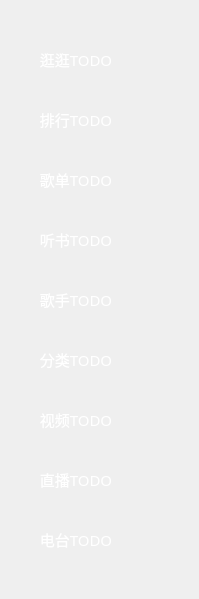
   <widget class="QWidget" name="tb_Find">
    <attribute name="title">
     <string>发现</string>
    </attribute>
    <widget class="QWidget" name="widget_2" native="true">
     <property name="geometry">
      <rect>
       <x>10</x>
       <y>10</y>
       <width>180</width>
       <height>580</height>
      </rect>
     </property>
     <property name="minimumSize">
      <size>
       <width>180</width>
       <height>580</height>
      </size>
     </property>
     <property name="maximumSize">
      <size>
       <width>180</width>
       <height>580</height>
      </size>
     </property>
     <property name="font">
      <font>
       <family>微软雅黑</family>
       <pointsize>11</pointsize>
      </font>
     </property>
     <property name="styleSheet">
      <string notr="true">background-image: url(:/lib/timg (1).jpg);</string>
     </property>
     <widget class="QPushButton" name="pb_shiting">
      <property name="geometry">
       <rect>
        <x>11</x>
        <y>34</y>
        <width>110</width>
        <height>30</height>
       </rect>
      </property>
      <property name="minimumSize">
       <size>
        <width>110</width>
        <height>30</height>
       </size>
      </property>
      <property name="maximumSize">
       <size>
        <width>110</width>
        <height>30</height>
       </size>
      </property>
      <property name="font">
       <font>
        <family>微软雅黑</family>
        <pointsize>11</pointsize>
       </font>
      </property>
      <property name="styleSheet">
       <string notr="true">color: rgb(255, 255, 255);</string>
      </property>
      <property name="text">
       <string>逛逛TODO</string>
      </property>
      <property name="icon">
       <iconset resource="resource.qrc">
        <normaloff>:/lib/gedan_1.png</normaloff>:/lib/gedan_1.png</iconset>
      </property>
      <property name="flat">
       <bool>true</bool>
      </property>
     </widget>
     <widget class="QPushButton" name="pb_PaiHang">
      <property name="geometry">
       <rect>
        <x>11</x>
        <y>94</y>
        <width>110</width>
        <height>30</height>
       </rect>
      </property>
      <property name="minimumSize">
       <size>
        <width>110</width>
        <height>30</height>
       </size>
      </property>
      <property name="maximumSize">
       <size>
        <width>110</width>
        <height>30</height>
       </size>
      </property>
      <property name="font">
       <font>
        <family>微软雅黑</family>
        <pointsize>11</pointsize>
       </font>
      </property>
      <property name="styleSheet">
       <string notr="true">color: rgb(255, 255, 255);</string>
      </property>
      <property name="text">
       <string>排行TODO</string>
      </property>
      <property name="icon">
       <iconset resource="resource.qrc">
        <normaloff>:/lib/paihangbang.png</normaloff>:/lib/paihangbang.png</iconset>
      </property>
      <property name="flat">
       <bool>true</bool>
      </property>
     </widget>
     <widget class="QPushButton" name="pushButton_2">
      <property name="geometry">
       <rect>
        <x>11</x>
        <y>154</y>
        <width>110</width>
        <height>30</height>
       </rect>
      </property>
      <property name="minimumSize">
       <size>
        <width>110</width>
        <height>30</height>
       </size>
      </property>
      <property name="maximumSize">
       <size>
        <width>110</width>
        <height>30</height>
       </size>
      </property>
      <property name="font">
       <font>
        <family>微软雅黑</family>
        <pointsize>11</pointsize>
       </font>
      </property>
      <property name="styleSheet">
       <string notr="true">color: rgb(255, 255, 255);</string>
      </property>
      <property name="text">
       <string>歌单TODO</string>
      </property>
      <property name="flat">
       <bool>true</bool>
      </property>
     </widget>
     <widget class="QPushButton" name="pushButton_3">
      <property name="geometry">
       <rect>
        <x>11</x>
        <y>214</y>
        <width>110</width>
        <height>30</height>
       </rect>
      </property>
      <property name="minimumSize">
       <size>
        <width>110</width>
        <height>30</height>
       </size>
      </property>
      <property name="maximumSize">
       <size>
        <width>110</width>
        <height>30</height>
       </size>
      </property>
      <property name="font">
       <font>
        <family>微软雅黑</family>
        <pointsize>11</pointsize>
       </font>
      </property>
      <property name="styleSheet">
       <string notr="true">color: rgb(255, 255, 255);</string>
      </property>
      <property name="text">
       <string>听书TODO</string>
      </property>
      <property name="flat">
       <bool>true</bool>
      </property>
     </widget>
     <widget class="QPushButton" name="pushButton_4">
      <property name="geometry">
       <rect>
        <x>11</x>
        <y>274</y>
        <width>110</width>
        <height>30</height>
       </rect>
      </property>
      <property name="minimumSize">
       <size>
        <width>110</width>
        <height>30</height>
       </size>
      </property>
      <property name="maximumSize">
       <size>
        <width>110</width>
        <height>30</height>
       </size>
      </property>
      <property name="font">
       <font>
        <family>微软雅黑</family>
        <pointsize>11</pointsize>
       </font>
      </property>
      <property name="styleSheet">
       <string notr="true">color: rgb(255, 255, 255);</string>
      </property>
      <property name="text">
       <string>歌手TODO</string>
      </property>
      <property name="flat">
       <bool>true</bool>
      </property>
     </widget>
     <widget class="QPushButton" name="pushButton_5">
      <property name="geometry">
       <rect>
        <x>11</x>
        <y>334</y>
        <width>110</width>
        <height>30</height>
       </rect>
      </property>
      <property name="minimumSize">
       <size>
        <width>110</width>
        <height>30</height>
       </size>
      </property>
      <property name="maximumSize">
       <size>
        <width>110</width>
        <height>30</height>
       </size>
      </property>
      <property name="font">
       <font>
        <family>微软雅黑</family>
        <pointsize>11</pointsize>
       </font>
      </property>
      <property name="styleSheet">
       <string notr="true">color: rgb(255, 255, 255);</string>
      </property>
      <property name="text">
       <string>分类TODO</string>
      </property>
      <property name="flat">
       <bool>true</bool>
      </property>
     </widget>
     <widget class="QPushButton" name="pushButton_6">
      <property name="geometry">
       <rect>
        <x>11</x>
        <y>394</y>
        <width>110</width>
        <height>30</height>
       </rect>
      </property>
      <property name="minimumSize">
       <size>
        <width>110</width>
        <height>30</height>
       </size>
      </property>
      <property name="maximumSize">
       <size>
        <width>110</width>
        <height>30</height>
       </size>
      </property>
      <property name="font">
       <font>
        <family>微软雅黑</family>
        <pointsize>11</pointsize>
       </font>
      </property>
      <property name="styleSheet">
       <string notr="true">color: rgb(255, 255, 255);</string>
      </property>
      <property name="text">
       <string>视频TODO</string>
      </property>
      <property name="flat">
       <bool>true</bool>
      </property>
     </widget>
     <widget class="QPushButton" name="pushButton_7">
      <property name="geometry">
       <rect>
        <x>11</x>
        <y>454</y>
        <width>110</width>
        <height>30</height>
       </rect>
      </property>
      <property name="minimumSize">
       <size>
        <width>110</width>
        <height>30</height>
       </size>
      </property>
      <property name="maximumSize">
       <size>
        <width>110</width>
        <height>30</height>
       </size>
      </property>
      <property name="font">
       <font>
        <family>微软雅黑</family>
        <pointsize>11</pointsize>
       </font>
      </property>
      <property name="styleSheet">
       <string notr="true">color: rgb(255, 255, 255);</string>
      </property>
      <property name="text">
       <string>直播TODO</string>
      </property>
      <property name="flat">
       <bool>true</bool>
      </property>
     </widget>
     <widget class="QPushButton" name="pushButton_8">
      <property name="geometry">
       <rect>
        <x>11</x>
        <y>514</y>
        <width>110</width>
        <height>30</height>
       </rect>
      </property>
      <property name="minimumSize">
       <size>
        <width>110</width>
        <height>30</height>
       </size>
      </property>
      <property name="maximumSize">
       <size>
        <width>110</width>
        <height>30</height>
       </size>
      </property>
      <property name="font">
       <font>
        <family>微软雅黑</family>
        <pointsize>11</pointsize>
       </font>
      </property>
      <property name="styleSheet">
       <string notr="true">color: rgb(255, 255, 255);</string>
      </property>
      <property name="text">
       <string>电台TODO</string>
      </property>
      <property name="flat">
       <bool>true</bool>
      </property>
     </widget>
    </widget>
   </widget>
